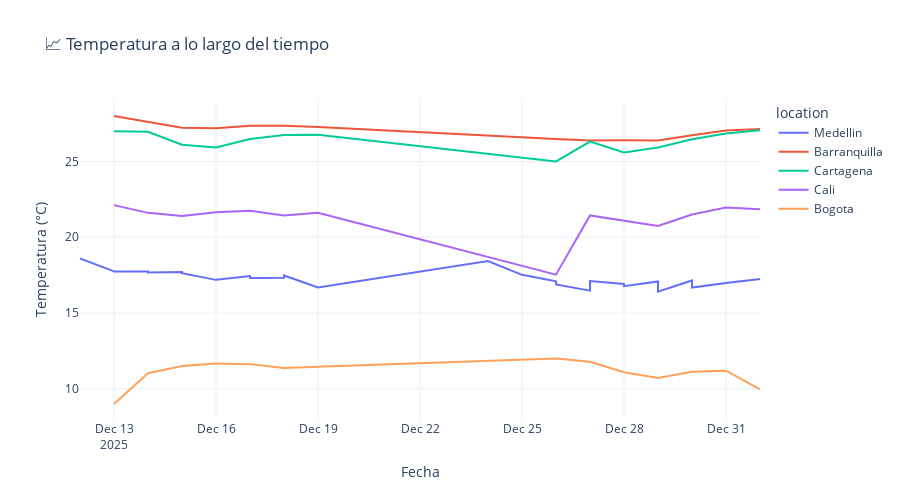

The cell this chart's notebook holds for it:
### Code cell
# Gráfico interactivo de temperatura
fig = px.line(df.sort_values('timestamp'), 
              x='timestamp', 
              y='temperature_C', 
              color='location',
              title='📈 Temperatura a lo largo del tiempo',
              labels={'temperature_C': 'Temperatura (°C)', 'timestamp': 'Fecha'},
              template='plotly_white')

fig.update_layout(height=500, hovermode='x unified')
fig.show()

### Figure 1 — Plotly figure (JSON) as saved in the notebook; plotly's stock layout.template omitted (floating-point values rounded to 4 significant figures)
{"data": [{"hovertemplate": "location=Medellin<br>Fecha=%{x}<br>Temperatura (°C)=%{y}<extra></extra>", "legendgroup": "Medellin", "line": {"color": "#636efa", "dash": "solid"}, "marker": {"symbol": "circle"}, "mode": "lines", "name": "Medellin", "orientation": "v", "showlegend": true, "type": "scatter", "x": ["2025-12-12T00:00:00", "2025-12-13T00:00:00", "2025-12-13T00:00:00", "2025-12-14T00:00:00", "2025-12-14T00:00:00", "2025-12-15T00:00:00", "2025-12-15T00:00:00", "2025-12-16T00:00:00", "2025-12-16T00:00:00", "2025-12-17T00:00:00", "2025-12-17T00:00:00", "2025-12-18T00:00:00", "2025-12-18T00:00:00", "2025-12-19T00:00:00", "2025-12-24T00:00:00", "2025-12-25T00:00:00", "2025-12-26T00:00:00", "2025-12-26T00:00:00", "2025-12-27T00:00:00", "2025-12-27T00:00:00", "2025-12-28T00:00:00", "2025-12-28T00:00:00", "2025-12-29T00:00:00", "2025-12-29T00:00:00", "2025-12-30T00:00:00", "2025-12-30T00:00:00", "2025-12-31T00:00:00", "2026-01-01T00:00:00"], "xaxis": "x", "y": [18.6, 17.75, 17.76, 17.74, 17.68, 17.71, 17.63, 17.19, 17.19, 17.44, 17.32, 17.33, 17.48, 16.69, 18.43, 17.52, 17.1, 16.89, 16.48, 17.11, 16.92, 16.77, 17.08, 16.41, 17.15, 16.68, 16.99, 17.25], "yaxis": "y"}, {"hovertemplate": "location=Barranquilla<br>Fecha=%{x}<br>Temperatura (°C)=%{y}<extra></extra>", "legendgroup": "Barranquilla", "line": {"color": "#EF553B", "dash": "solid"}, "marker": {"symbol": "circle"}, "mode": "lines", "name": "Barranquilla", "orientation": "v", "showlegend": true, "type": "scatter", "x": ["2025-12-13T00:00:00", "2025-12-14T00:00:00", "2025-12-15T00:00:00", "2025-12-16T00:00:00", "2025-12-17T00:00:00", "2025-12-18T00:00:00", "2025-12-19T00:00:00", "2025-12-26T00:00:00", "2025-12-27T00:00:00", "2025-12-28T00:00:00", "2025-12-29T00:00:00", "2025-12-30T00:00:00", "2025-12-31T00:00:00", "2026-01-01T00:00:00"], "xaxis": "x", "y": [28.0, 27.63, 27.22, 27.19, 27.36, 27.35, 27.28, 26.48, 26.38, 26.4, 26.39, 26.73, 27.05, 27.14], "yaxis": "y"}, {"hovertemplate": "location=Cartagena<br>Fecha=%{x}<br>Temperatura (°C)=%{y}<extra></extra>", "legendgroup": "Cartagena", "line": {"color": "#00cc96", "dash": "solid"}, "marker": {"symbol": "circle"}, "mode": "lines", "name": "Cartagena", "orientation": "v", "showlegend": true, "type": "scatter", "x": ["2025-12-13T00:00:00", "2025-12-14T00:00:00", "2025-12-15T00:00:00", "2025-12-16T00:00:00", "2025-12-17T00:00:00", "2025-12-18T00:00:00", "2025-12-19T00:00:00", "2025-12-26T00:00:00", "2025-12-27T00:00:00", "2025-12-28T00:00:00", "2025-12-29T00:00:00", "2025-12-30T00:00:00", "2025-12-31T00:00:00", "2026-01-01T00:00:00"], "xaxis": "x", "y": [27.0, 26.96, 26.1, 25.92, 26.48, 26.75, 26.77, 25.0, 26.31, 25.6, 25.92, 26.46, 26.85, 27.06], "yaxis": "y"}, {"hovertemplate": "location=Cali<br>Fecha=%{x}<br>Temperatura (°C)=%{y}<extra></extra>", "legendgroup": "Cali", "line": {"color": "#ab63fa", "dash": "solid"}, "marker": {"symbol": "circle"}, "mode": "lines", "name": "Cali", "orientation": "v", "showlegend": true, "type": "scatter", "x": ["2025-12-13T00:00:00", "2025-12-13T00:00:00", "2025-12-14T00:00:00", "2025-12-14T00:00:00", "2025-12-15T00:00:00", "2025-12-15T00:00:00", "2025-12-16T00:00:00", "2025-12-16T00:00:00", "2025-12-17T00:00:00", "2025-12-17T00:00:00", "2025-12-18T00:00:00", "2025-12-18T00:00:00", "2025-12-19T00:00:00", "2025-12-19T00:00:00", "2025-12-26T00:00:00", "2025-12-27T00:00:00", "2025-12-28T00:00:00", "2025-12-29T00:00:00", "2025-12-30T00:00:00", "2025-12-31T00:00:00", "2026-01-01T00:00:00"], "xaxis": "x", "y": [22.12, 22.12, 21.61, 21.61, 21.41, 21.41, 21.65, 21.65, 21.75, 21.75, 21.43, 21.43, 21.61, 21.61, 17.53, 21.44, 21.09, 20.74, 21.5, 21.97, 21.84], "yaxis": "y"}, {"hovertemplate": "location=Bogota<br>Fecha=%{x}<br>Temperatura (°C)=%{y}<extra></extra>", "legendgroup": "Bogota", "line": {"color": "#FFA15A", "dash": "solid"}, "marker": {"symbol": "circle"}, "mode": "lines", "name": "Bogota", "orientation": "v", "showlegend": true, "type": "scatter", "x": ["2025-12-13T00:00:00", "2025-12-14T00:00:00", "2025-12-15T00:00:00", "2025-12-16T00:00:00", "2025-12-17T00:00:00", "2025-12-18T00:00:00", "2025-12-19T00:00:00", "2025-12-26T00:00:00", "2025-12-27T00:00:00", "2025-12-28T00:00:00", "2025-12-29T00:00:00", "2025-12-30T00:00:00", "2025-12-31T00:00:00", "2026-01-01T00:00:00"], "xaxis": "x", "y": [9.0, 11.03, 11.51, 11.67, 11.63, 11.38, 11.46, 12.0, 11.78, 11.1, 10.71, 11.12, 11.2, 9.97], "yaxis": "y"}], "layout": {"height": 500, "hovermode": "x unified", "legend": {"title": {"text": "location"}, "tracegroupgap": 0}, "title": {"text": "📈 Temperatura a lo largo del tiempo"}, "xaxis": {"anchor": "y", "domain": [0, 1], "title": {"text": "Fecha"}}, "yaxis": {"anchor": "x", "domain": [0, 1], "title": {"text": "Temperatura (°C)"}}}}
